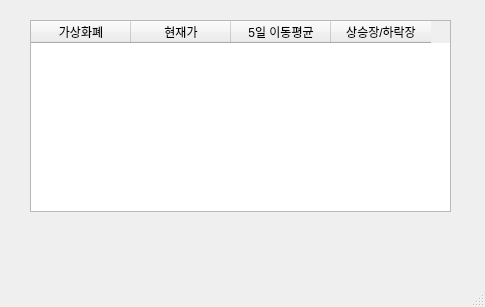
<?xml version="1.0" encoding="UTF-8"?>
<ui version="4.0">
 <class>MainWindow</class>
 <widget class="QMainWindow" name="MainWindow">
  <property name="geometry">
   <rect>
    <x>0</x>
    <y>0</y>
    <width>485</width>
    <height>307</height>
   </rect>
  </property>
  <property name="windowTitle">
   <string>MainWindow</string>
  </property>
  <widget class="QWidget" name="centralwidget">
   <widget class="QTableWidget" name="tableWidget">
    <property name="geometry">
     <rect>
      <x>30</x>
      <y>20</y>
      <width>421</width>
      <height>192</height>
     </rect>
    </property>
    <column>
     <property name="text">
      <string>가상화폐</string>
     </property>
    </column>
    <column>
     <property name="text">
      <string>현재가</string>
     </property>
    </column>
    <column>
     <property name="text">
      <string>5일 이동평균</string>
     </property>
    </column>
    <column>
     <property name="text">
      <string>상승장/하락장</string>
     </property>
    </column>
   </widget>
  </widget>
  <widget class="QMenuBar" name="menubar">
   <property name="geometry">
    <rect>
     <x>0</x>
     <y>0</y>
     <width>485</width>
     <height>25</height>
    </rect>
   </property>
  </widget>
  <widget class="QStatusBar" name="statusbar"/>
 </widget>
 <resources/>
 <connections/>
</ui>
